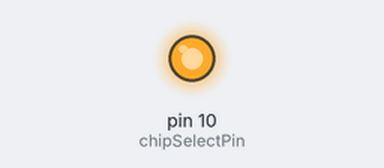
The sketch below on a simulated Arduino Uno, built with avr-gcc and run on an emulated ATmega328P. Shown: output pins drawn as LEDs (lit = HIGH).

Above: at 0.1 s.
Timing chart, 0 to 1.6 s (numbered marks = the images above):
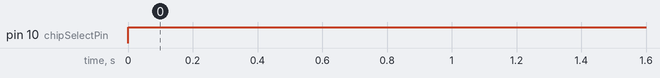

The sketch:

SPI_PSOC_test.ino
```cpp
// MOSI: pin 11 P3[0]
// MISO: pin 12   P3[1]
// SCK: pin 13 P0[6]
// the sensor communicates using SPI, so include the library:
#include <SPI.h>
#include <Wire.h>

// pins used for the connection with the sensor
// the other you need are controlled by the SPI library):
const int chipSelectPin = 10; //P0[7]

unsigned long color;

void setup() {
  while(!Serial);
  //delay(1000);

  Wire.begin();
  Serial.begin(9200);

  color = 1u;

  // start the SPI library:
  SPI.setBitOrder(MSBFIRST);
  SPI.setDataMode(SPI_MODE0);
  SPI.setClockDivider(SPI_CLOCK_DIV32);
  SPI.begin();
  //digitalWrite(SS, HIGH);  // ensure SS stays high

  pinMode(chipSelectPin, OUTPUT);

  // give the sensor time to set up:
  //delay(100);
}

void loop() {
  sendData(color);

  color = color + 1u;

  if(color > 3u){
    color = 0u;
  }


  delay(100);
}


//Sends a write command to SCP1000

void sendData(unsigned long color) {

  // take the chip select low to select the device:
  digitalWrite(chipSelectPin, LOW);
  //delay(5);

  SPI.transfer(color); //Send register location

  //delay(5);
  // take the chip select high to de-select:
  digitalWrite(chipSelectPin, HIGH);
}
```

Measured:
- by itself, pin 10 (chipSelectPin): LOW → HIGH at 0.00 s
